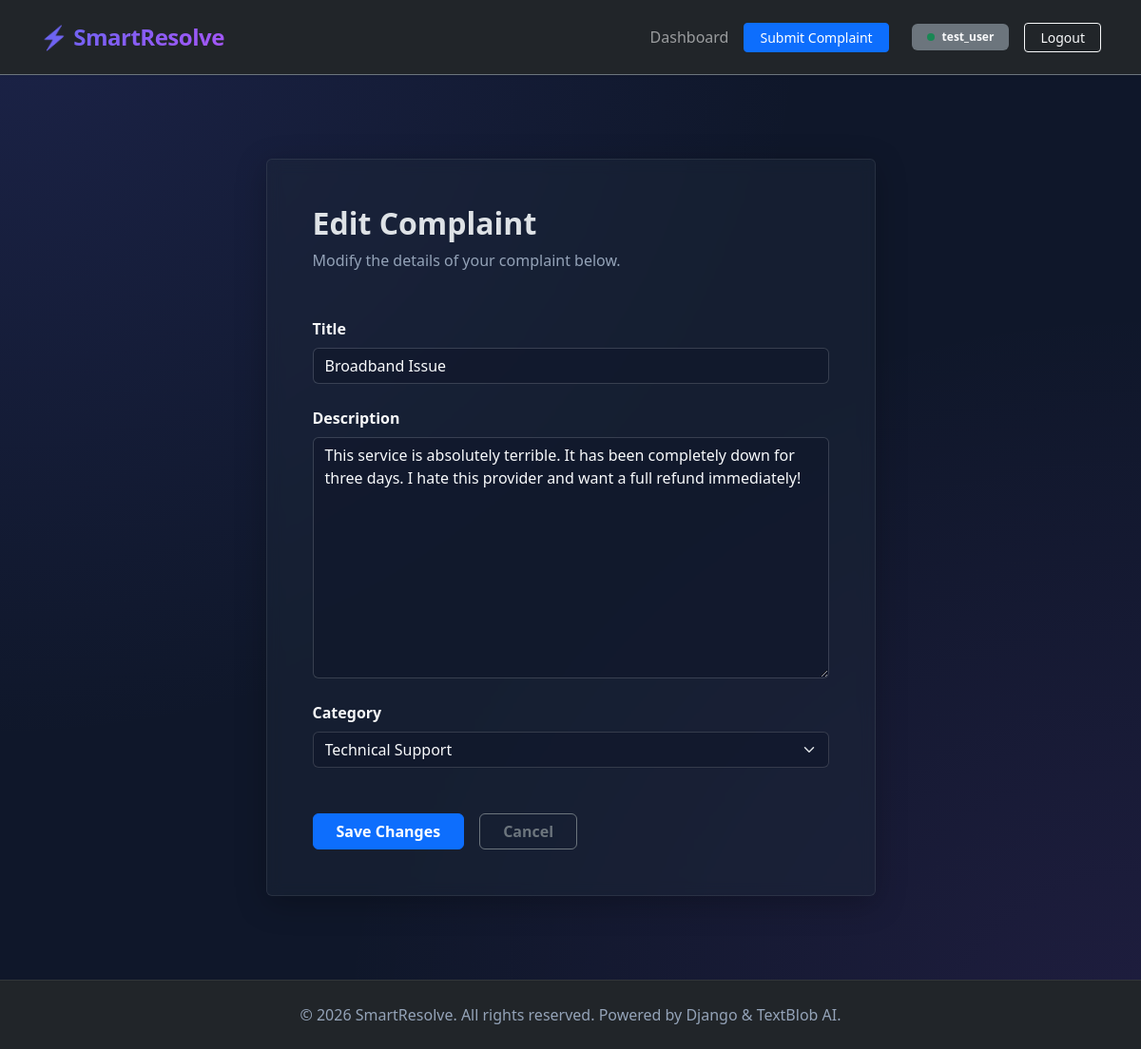
/complaint/13/edit/ (signed in), run on the app's committed database.
### complaint/models.py (models this page shows, shortened)
class Complaint(models.Model):
    CATEGORY_CHOICES = [
        ('technical', 'Technical Support'),
        ('billing', 'Billing & Payments'),
        ('account', 'Account Issues'),
        ('feedback', 'General Feedback'),
        ('other', 'Other'),
    ]
    PRIORITY_CHOICES = [
        ('Low', 'Low'),
        ('Medium', 'Medium'),
        ('High', 'High'),
    ]
    STATUS_CHOICES = [
        ('Pending', 'Pending'),
        ('In Progress', 'In Progress'),
        ('Resolved', 'Resolved'),
    ]
    user = models.ForeignKey(User, on_delete=models.CASCADE, related_name='complaints')
    title = models.CharField(max_length=200)
    description = models.TextField()
    category = models.CharField(max_length=20, choices=CATEGORY_CHOICES, default='other')
    priority = models.CharField(max_length=10, choices=PRIORITY_CHOICES, default='Medium')
    status = models.CharField(max_length=15, choices=STATUS_CHOICES, default='Pending')
    sentiment_score = models.FloatField(null=True, blank=True)
    created_at = models.DateTimeField(auto_now_add=True)
    class Meta:
        ordering = ['-created_at']

### complaint/views.py (the view)
# urls.py: path('complaint/<int:pk>/edit/', views.complaint_edit_view, name='complaint_edit'),
@login_required(login_url='login')
def complaint_edit_view(request, pk):
    complaint = get_object_or_404(Complaint, pk=pk)
    if complaint.user != request.user:
        return HttpResponseForbidden("You are not authorized to edit this complaint.")
    if request.method == 'POST':
        form = ComplaintForm(request.POST, instance=complaint)
        if form.is_valid():
            edited_complaint = form.save(commit=False)
            priority, score = get_priority_and_sentiment(edited_complaint.description)
            edited_complaint.priority = priority
            edited_complaint.sentiment_score = score
            edited_complaint.save()
            messages.success(request, "Complaint updated successfully!")
            return redirect('complaint_detail', pk=complaint.pk)
    else:
        form = ComplaintForm(instance=complaint)
    return render(request, 'complaint/complaint_form.html', {'form': form})

### complaint/forms.py
class ComplaintForm(forms.ModelForm):
    class Meta:
        model = Complaint
        fields = ['title', 'description', 'category']
        widgets = {
            'title': forms.TextInput(attrs={
                'class': 'form-control',
                'placeholder': 'Summarize the issue briefly...'
            }),
            'description': forms.Textarea(attrs={
                'class': 'form-control',
                'placeholder': 'Provide a detailed description of the complaint (our sentiment engine will analyze this to assign priority)...'
            }),
            'category': forms.Select(attrs={
                'class': 'form-select'
            }),
        }

### complaint/templates/complaint/complaint_form.html (shortened to what this page needs)
{% extends 'complaint/base.html' %}
{% block content %}
<div class="row justify-content-center align-items-center" style="min-height: 70vh;">
    <div class="col-sm-12 col-md-10 col-lg-7">
        <div class="card card-glass shadow-lg border-0 my-4">
            <div class="card-body p-5">
                <h2 class="fw-bold mb-2">
                    {% if form.instance.pk %}Edit Complaint{% else %}Submit New Complaint{% endif %}
                </h2>
                <p class="text-muted mb-5 fs-7">
                    {% if form.instance.pk %}
                        Modify the details of your complaint below.
                    {% else %}
                        Submit your issue. Our sentiment analysis engine will automatically categorize and prioritize it.
                    {% endif %}
                </p>
                <form method="post">
                    {% for field in form %}
                        <div class="mb-4">
                            <label for="{{ field.id_for_label }}" class="form-label fw-semibold text-light fs-7">{{ field.label }}</label>
                            {{ field }}
                        </div>
                    {% endfor %}
                    <div class="d-flex gap-3 mt-5">
                        <button type="submit" class="btn btn-primary px-4 fw-semibold">
                            {% if form.instance.pk %}Save Changes{% else %}Submit Complaint{% endif %}
                        </button>
                        <a href="{% url 'dashboard' %}" class="btn btn-outline-secondary px-4 fw-semibold">Cancel</a>
                    </div>
                </form>
            </div>
        </div>
    </div>
</div>
{% endblock %}

### complaint/templates/complaint/base.html (shortened to what this page needs)
{% load static %}
<!DOCTYPE html>
<html lang="en" data-bs-theme="dark">
<head>
    <link href="https://cdn.jsdelivr.net/npm/bootstrap@5.3.3/dist/css/bootstrap.min.css" rel="stylesheet">
    <link rel="stylesheet" href="{% static 'complaint/style.css' %}">
</head>
<body>
    <nav class="navbar navbar-expand-lg navbar-dark bg-dark shadow-sm border-bottom border-secondary py-3">
        <div class="container">
            <a class="navbar-brand navbar-brand-custom fs-4" href="{% url 'dashboard' %}">SmartResolve</a>
            <div class="collapse navbar-collapse" id="navbarNav">
                <ul class="navbar-nav ms-auto align-items-center gap-2 mt-3 mt-lg-0">
                    {% if user.is_authenticated %}
                        <li class="nav-item">
                            <a class="nav-link {% if request.resolver_match.url_name == 'dashboard' %}active text-white fw-bold{% endif %}" href="{% url 'dashboard' %}">Dashboard</a>
                        </li>
                        {% if not user.is_staff %}
                            <li class="nav-item">
                                <a class="btn btn-primary btn-sm px-3" href="{% url 'complaint_create' %}">Submit Complaint</a>
                            </li>
                        {% endif %}
                        <li class="nav-item ms-lg-3">
                            <span class="badge bg-secondary text-light px-3 py-2 fs-7 d-flex align-items-center gap-2">
                                <span class="bg-success rounded-circle" style="width: 8px; height: 8px; display: inline-block;"></span>
                                {{ user.username }}
                            </span>
                        </li>
                        <li class="nav-item ms-lg-2">
                            <form action="{% url 'logout' %}" method="post" class="m-0">
                                <button type="submit" class="btn btn-outline-light btn-sm px-3">Logout</button>
                            </form>
                        </li>
                    {% endif %}
                </ul>
            </div>
        </div>
    </nav>
    <main class="container py-5 my-3 flex-grow-1">
        {% block content %}{% endblock %}
    </main>
    <footer class="footer bg-dark py-4 text-center text-muted">
        <div class="container">
            <p class="mb-0 fs-8">&copy; 2026 SmartResolve. All rights reserved. Powered by Django & TextBlob AI.</p>
        </div>
    </footer>
</body>
</html>

### complaint/static/complaint/style.css (style rules this page uses)
:root { --bg-main: #0F172A; --bg-gradient: radial-gradient(at 0% 0%, rgba(99, 102, 241, 0.15) 0px, transparent 50%), radial-gradient(at 100% 100%, rgba(168, 85, 247, 0.1) 0px, transparent 50%); }
body { background-color: var(--bg-main); background-image: var(--bg-gradient); background-attachment: fixed; color: #F8FAFC; min-height: 100vh; display: flex; flex-direction: column; }
.card-glass { background: rgba(30, 41, 59, 0.45) !important; backdrop-filter: blur(8px) !important; -webkit-backdrop-filter: blur(8px) !important; border: 1px solid rgba(255, 255, 255, 0.08) !important; box-shadow: 0 8px 32px 0 rgba(0, 0, 0, 0.25) !important; transition: all 0.3s cubic-bezier(0.4, 0, 0.2, 1); }
.navbar-brand-custom { font-weight: 800; letter-spacing: -0.5px; background: linear-gradient(135deg, #6366F1 0%, #A855F7 100%); -webkit-background-clip: text; -webkit-text-fill-color: transparent; }
.navbar-brand-custom::before { content: "⚡ "; }
.form-control, .form-select { background-color: rgba(15, 23, 42, 0.6) !important; border: 1px solid rgba(255, 255, 255, 0.15) !important; color: #F8FAFC !important; }
.form-control::placeholder { color: #94A3B8 !important; opacity: 0.7; }
footer { border-top: 1px solid rgba(255, 255, 255, 0.08); }
.text-muted { color: #94A3B8 !important; }

### data on the page
Complaint: form "Broadband Issue" "This service is absolutely terrible. It has been completely down for three days. I hate this provider and want a full refund immediately!" "Technical Support"

### other printed values
{{ user.username }} "test_user"
{{ field.label }} "Title" "Description" "Category"
